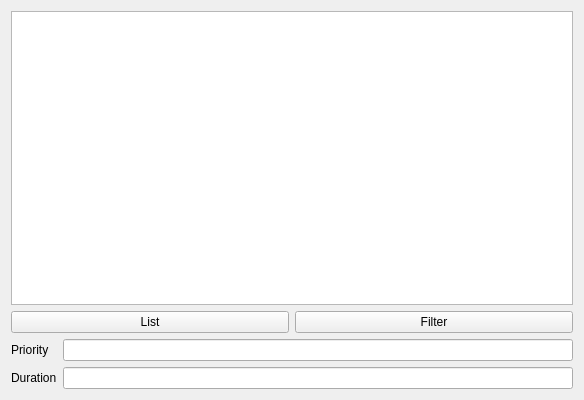
<?xml version="1.0" encoding="UTF-8"?>
<ui version="4.0">
 <class>GUIClass</class>
 <widget class="QWidget" name="GUIClass">
  <property name="geometry">
   <rect>
    <x>0</x>
    <y>0</y>
    <width>584</width>
    <height>400</height>
   </rect>
  </property>
  <property name="windowTitle">
   <string>GUI</string>
  </property>
  <layout class="QVBoxLayout" name="verticalLayout">
   <item>
    <widget class="QListWidget" name="taskList"/>
   </item>
   <item>
    <layout class="QHBoxLayout" name="horizontalLayout">
     <item>
      <widget class="QPushButton" name="listButton">
       <property name="text">
        <string>List</string>
       </property>
      </widget>
     </item>
     <item>
      <widget class="QPushButton" name="filterButton">
       <property name="text">
        <string>Filter</string>
       </property>
      </widget>
     </item>
    </layout>
   </item>
   <item>
    <layout class="QFormLayout" name="formLayout">
     <item row="0" column="0">
      <widget class="QLabel" name="label">
       <property name="text">
        <string>Priority</string>
       </property>
      </widget>
     </item>
     <item row="0" column="1">
      <widget class="QLineEdit" name="priorityEdit"/>
     </item>
     <item row="1" column="0">
      <widget class="QLabel" name="label_2">
       <property name="text">
        <string>Duration</string>
       </property>
      </widget>
     </item>
     <item row="1" column="1">
      <widget class="QLineEdit" name="durationEdit"/>
     </item>
    </layout>
   </item>
  </layout>
 </widget>
 <layoutdefault spacing="6" margin="11"/>
 <resources>
  <include location="GUI.qrc"/>
 </resources>
 <connections/>
</ui>
